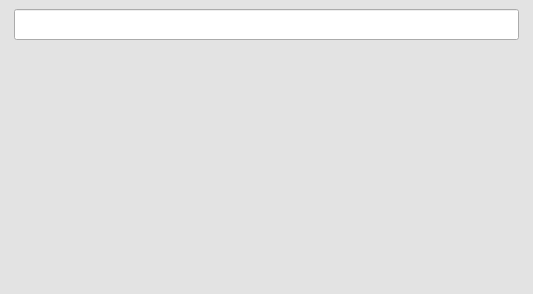
<?xml version="1.0" encoding="UTF-8"?>
<ui version="4.0">
 <class>Vkeybord</class>
 <widget class="QWidget" name="Vkeybord">
  <property name="geometry">
   <rect>
    <x>0</x>
    <y>0</y>
    <width>533</width>
    <height>294</height>
   </rect>
  </property>
  <property name="windowTitle">
   <string>Form</string>
  </property>
  <layout class="QGridLayout" name="gridLayout">
   <property name="leftMargin">
    <number>0</number>
   </property>
   <property name="topMargin">
    <number>0</number>
   </property>
   <property name="rightMargin">
    <number>0</number>
   </property>
   <property name="bottomMargin">
    <number>0</number>
   </property>
   <property name="spacing">
    <number>0</number>
   </property>
   <item row="0" column="0">
    <widget class="QWidget" name="wBg" native="true">
     <property name="styleSheet">
      <string notr="true">QWidget#wBg{background-color: rgb(227, 227, 227);}
</string>
     </property>
     <layout class="QGridLayout" name="gridLayout_2" rowstretch="1,5" rowminimumheight="1,5">
      <property name="spacing">
       <number>0</number>
      </property>
      <item row="0" column="0">
       <widget class="QWidget" name="widget" native="true">
        <property name="sizePolicy">
         <sizepolicy hsizetype="Preferred" vsizetype="Fixed">
          <horstretch>0</horstretch>
          <verstretch>0</verstretch>
         </sizepolicy>
        </property>
        <property name="minimumSize">
         <size>
          <width>0</width>
          <height>20</height>
         </size>
        </property>
        <property name="font">
         <font>
          <pointsize>16</pointsize>
         </font>
        </property>
        <layout class="QGridLayout" name="gridLayout_9">
         <property name="leftMargin">
          <number>5</number>
         </property>
         <property name="topMargin">
          <number>0</number>
         </property>
         <property name="rightMargin">
          <number>5</number>
         </property>
         <property name="bottomMargin">
          <number>0</number>
         </property>
         <property name="spacing">
          <number>0</number>
         </property>
         <item row="0" column="0">
          <widget class="QLineEdit" name="lineEdit">
           <property name="sizePolicy">
            <sizepolicy hsizetype="Minimum" vsizetype="Minimum">
             <horstretch>0</horstretch>
             <verstretch>0</verstretch>
            </sizepolicy>
           </property>
           <property name="font">
            <font>
             <pointsize>14</pointsize>
            </font>
           </property>
          </widget>
         </item>
        </layout>
       </widget>
      </item>
      <item row="1" column="0">
       <widget class="QWidget" name="widget_2" native="true">
        <layout class="QGridLayout" name="gridLayout_8">
         <property name="leftMargin">
          <number>0</number>
         </property>
         <property name="topMargin">
          <number>0</number>
         </property>
         <property name="rightMargin">
          <number>0</number>
         </property>
         <property name="bottomMargin">
          <number>0</number>
         </property>
         <property name="spacing">
          <number>0</number>
         </property>
         <item row="1" column="0">
          <widget class="QWidget" name="wNumber_2" native="true">
           <property name="minimumSize">
            <size>
             <width>0</width>
             <height>0</height>
            </size>
           </property>
           <property name="maximumSize">
            <size>
             <width>16777215</width>
             <height>10000</height>
            </size>
           </property>
           <layout class="QGridLayout" name="gridLayout_4">
            <property name="leftMargin">
             <number>10</number>
            </property>
            <property name="topMargin">
             <number>5</number>
            </property>
            <property name="rightMargin">
             <number>10</number>
            </property>
            <property name="bottomMargin">
             <number>5</number>
            </property>
            <property name="spacing">
             <number>5</number>
            </property>
            <item row="0" column="3">
             <widget class="ItemKey" name="e" native="true">
              <property name="minimumSize">
               <size>
                <width>0</width>
                <height>0</height>
               </size>
              </property>
              <property name="maximumSize">
               <size>
                <width>1000</width>
                <height>16777215</height>
               </size>
              </property>
             </widget>
            </item>
            <item row="0" column="1">
             <widget class="ItemKey" name="q" native="true">
              <property name="minimumSize">
               <size>
                <width>0</width>
                <height>0</height>
               </size>
              </property>
              <property name="maximumSize">
               <size>
                <width>1000</width>
                <height>16777215</height>
               </size>
              </property>
             </widget>
            </item>
            <item row="0" column="4">
             <widget class="ItemKey" name="r" native="true">
              <property name="minimumSize">
               <size>
                <width>0</width>
                <height>0</height>
               </size>
              </property>
              <property name="maximumSize">
               <size>
                <width>1000</width>
                <height>16777215</height>
               </size>
              </property>
             </widget>
            </item>
            <item row="0" column="2">
             <widget class="ItemKey" name="w" native="true">
              <property name="minimumSize">
               <size>
                <width>0</width>
                <height>0</height>
               </size>
              </property>
              <property name="maximumSize">
               <size>
                <width>1000</width>
                <height>16777215</height>
               </size>
              </property>
             </widget>
            </item>
            <item row="0" column="5">
             <widget class="ItemKey" name="t" native="true">
              <property name="minimumSize">
               <size>
                <width>0</width>
                <height>0</height>
               </size>
              </property>
              <property name="maximumSize">
               <size>
                <width>1000</width>
                <height>16777215</height>
               </size>
              </property>
             </widget>
            </item>
            <item row="0" column="6">
             <widget class="ItemKey" name="y" native="true">
              <property name="minimumSize">
               <size>
                <width>0</width>
                <height>0</height>
               </size>
              </property>
              <property name="maximumSize">
               <size>
                <width>1000</width>
                <height>16777215</height>
               </size>
              </property>
             </widget>
            </item>
            <item row="0" column="8">
             <widget class="ItemKey" name="i" native="true">
              <property name="minimumSize">
               <size>
                <width>0</width>
                <height>0</height>
               </size>
              </property>
              <property name="maximumSize">
               <size>
                <width>1000</width>
                <height>16777215</height>
               </size>
              </property>
             </widget>
            </item>
            <item row="0" column="9">
             <widget class="ItemKey" name="o" native="true">
              <property name="minimumSize">
               <size>
                <width>0</width>
                <height>0</height>
               </size>
              </property>
              <property name="maximumSize">
               <size>
                <width>1000</width>
                <height>16777215</height>
               </size>
              </property>
             </widget>
            </item>
            <item row="0" column="10">
             <widget class="ItemKey" name="p" native="true">
              <property name="minimumSize">
               <size>
                <width>0</width>
                <height>0</height>
               </size>
              </property>
              <property name="maximumSize">
               <size>
                <width>1000</width>
                <height>16777215</height>
               </size>
              </property>
             </widget>
            </item>
            <item row="0" column="7">
             <widget class="ItemKey" name="u" native="true">
              <property name="minimumSize">
               <size>
                <width>0</width>
                <height>0</height>
               </size>
              </property>
              <property name="maximumSize">
               <size>
                <width>1000</width>
                <height>16777215</height>
               </size>
              </property>
             </widget>
            </item>
            <item row="0" column="0">
             <spacer name="horizontalSpacer">
              <property name="orientation">
               <enum>Qt::Horizontal</enum>
              </property>
              <property name="sizeType">
               <enum>QSizePolicy::Minimum</enum>
              </property>
              <property name="sizeHint" stdset="0">
               <size>
                <width>5</width>
                <height>20</height>
               </size>
              </property>
             </spacer>
            </item>
            <item row="0" column="11">
             <spacer name="horizontalSpacer_2">
              <property name="orientation">
               <enum>Qt::Horizontal</enum>
              </property>
              <property name="sizeType">
               <enum>QSizePolicy::Minimum</enum>
              </property>
              <property name="sizeHint" stdset="0">
               <size>
                <width>5</width>
                <height>20</height>
               </size>
              </property>
             </spacer>
            </item>
           </layout>
          </widget>
         </item>
         <item row="2" column="0">
          <widget class="QWidget" name="wNumber_3" native="true">
           <property name="minimumSize">
            <size>
             <width>0</width>
             <height>0</height>
            </size>
           </property>
           <property name="maximumSize">
            <size>
             <width>16777215</width>
             <height>10000</height>
            </size>
           </property>
           <layout class="QGridLayout" name="gridLayout_5" columnstretch="1,2,2,2,2,2,2,2,2,2,1" columnminimumwidth="1,2,2,2,2,2,2,2,2,2,1">
            <property name="leftMargin">
             <number>10</number>
            </property>
            <property name="topMargin">
             <number>5</number>
            </property>
            <property name="rightMargin">
             <number>10</number>
            </property>
            <property name="bottomMargin">
             <number>5</number>
            </property>
            <property name="spacing">
             <number>5</number>
            </property>
            <item row="0" column="2">
             <widget class="ItemKey" name="s" native="true">
              <property name="minimumSize">
               <size>
                <width>0</width>
                <height>0</height>
               </size>
              </property>
              <property name="maximumSize">
               <size>
                <width>10000</width>
                <height>16777215</height>
               </size>
              </property>
             </widget>
            </item>
            <item row="0" column="0">
             <spacer name="horizontalSpacer_3">
              <property name="orientation">
               <enum>Qt::Horizontal</enum>
              </property>
              <property name="sizeType">
               <enum>QSizePolicy::Minimum</enum>
              </property>
              <property name="sizeHint" stdset="0">
               <size>
                <width>10</width>
                <height>20</height>
               </size>
              </property>
             </spacer>
            </item>
            <item row="0" column="4">
             <widget class="ItemKey" name="f" native="true">
              <property name="minimumSize">
               <size>
                <width>0</width>
                <height>0</height>
               </size>
              </property>
              <property name="maximumSize">
               <size>
                <width>1000</width>
                <height>16777215</height>
               </size>
              </property>
             </widget>
            </item>
            <item row="0" column="5">
             <widget class="ItemKey" name="g" native="true">
              <property name="minimumSize">
               <size>
                <width>0</width>
                <height>0</height>
               </size>
              </property>
              <property name="maximumSize">
               <size>
                <width>1000</width>
                <height>16777215</height>
               </size>
              </property>
             </widget>
            </item>
            <item row="0" column="6">
             <widget class="ItemKey" name="h" native="true">
              <property name="minimumSize">
               <size>
                <width>0</width>
                <height>0</height>
               </size>
              </property>
              <property name="maximumSize">
               <size>
                <width>1000</width>
                <height>16777215</height>
               </size>
              </property>
             </widget>
            </item>
            <item row="0" column="7">
             <widget class="ItemKey" name="j" native="true">
              <property name="minimumSize">
               <size>
                <width>0</width>
                <height>0</height>
               </size>
              </property>
              <property name="maximumSize">
               <size>
                <width>1000</width>
                <height>16777215</height>
               </size>
              </property>
             </widget>
            </item>
            <item row="0" column="8">
             <widget class="ItemKey" name="k" native="true">
              <property name="minimumSize">
               <size>
                <width>0</width>
                <height>0</height>
               </size>
              </property>
              <property name="maximumSize">
               <size>
                <width>1000</width>
                <height>16777215</height>
               </size>
              </property>
             </widget>
            </item>
            <item row="0" column="3">
             <widget class="ItemKey" name="d" native="true">
              <property name="minimumSize">
               <size>
                <width>0</width>
                <height>0</height>
               </size>
              </property>
              <property name="maximumSize">
               <size>
                <width>10000</width>
                <height>16777215</height>
               </size>
              </property>
             </widget>
            </item>
            <item row="0" column="9">
             <widget class="ItemKey" name="l" native="true">
              <property name="minimumSize">
               <size>
                <width>0</width>
                <height>0</height>
               </size>
              </property>
              <property name="maximumSize">
               <size>
                <width>1000</width>
                <height>16777215</height>
               </size>
              </property>
             </widget>
            </item>
            <item row="0" column="10">
             <spacer name="horizontalSpacer_4">
              <property name="orientation">
               <enum>Qt::Horizontal</enum>
              </property>
              <property name="sizeType">
               <enum>QSizePolicy::Minimum</enum>
              </property>
              <property name="sizeHint" stdset="0">
               <size>
                <width>10</width>
                <height>20</height>
               </size>
              </property>
             </spacer>
            </item>
            <item row="0" column="1">
             <widget class="ItemKey" name="a" native="true">
              <property name="minimumSize">
               <size>
                <width>0</width>
                <height>0</height>
               </size>
              </property>
              <property name="maximumSize">
               <size>
                <width>1000</width>
                <height>16777215</height>
               </size>
              </property>
             </widget>
            </item>
           </layout>
          </widget>
         </item>
         <item row="0" column="0">
          <widget class="QWidget" name="wNumber" native="true">
           <property name="minimumSize">
            <size>
             <width>0</width>
             <height>0</height>
            </size>
           </property>
           <property name="maximumSize">
            <size>
             <width>16777215</width>
             <height>10000</height>
            </size>
           </property>
           <layout class="QGridLayout" name="gridLayout_3" columnstretch="2,2,2,2,2,2,2,2,2,2">
            <property name="leftMargin">
             <number>5</number>
            </property>
            <property name="topMargin">
             <number>5</number>
            </property>
            <property name="rightMargin">
             <number>5</number>
            </property>
            <property name="bottomMargin">
             <number>5</number>
            </property>
            <property name="spacing">
             <number>5</number>
            </property>
            <item row="0" column="0">
             <widget class="ItemKey" name="btn1" native="true">
              <property name="maximumSize">
               <size>
                <width>1000</width>
                <height>1000</height>
               </size>
              </property>
             </widget>
            </item>
            <item row="0" column="1">
             <widget class="ItemKey" name="btn2" native="true">
              <property name="maximumSize">
               <size>
                <width>1000</width>
                <height>16777215</height>
               </size>
              </property>
             </widget>
            </item>
            <item row="0" column="2">
             <widget class="ItemKey" name="btn3" native="true"/>
            </item>
            <item row="0" column="3">
             <widget class="ItemKey" name="btn4" native="true"/>
            </item>
            <item row="0" column="4">
             <widget class="ItemKey" name="btn5" native="true"/>
            </item>
            <item row="0" column="5">
             <widget class="ItemKey" name="btn6" native="true"/>
            </item>
            <item row="0" column="6">
             <widget class="ItemKey" name="btn7" native="true"/>
            </item>
            <item row="0" column="7">
             <widget class="ItemKey" name="btn8" native="true"/>
            </item>
            <item row="0" column="8">
             <widget class="ItemKey" name="btn9" native="true"/>
            </item>
            <item row="0" column="9">
             <widget class="ItemKey" name="btn0" native="true"/>
            </item>
           </layout>
          </widget>
         </item>
         <item row="3" column="0">
          <widget class="QWidget" name="wNumber_4" native="true">
           <property name="minimumSize">
            <size>
             <width>0</width>
             <height>0</height>
            </size>
           </property>
           <property name="maximumSize">
            <size>
             <width>16777215</width>
             <height>10000</height>
            </size>
           </property>
           <layout class="QGridLayout" name="gridLayout_6" columnstretch="3,2,2,2,2,2,2,2,3">
            <property name="leftMargin">
             <number>10</number>
            </property>
            <property name="topMargin">
             <number>5</number>
            </property>
            <property name="rightMargin">
             <number>10</number>
            </property>
            <property name="bottomMargin">
             <number>5</number>
            </property>
            <property name="spacing">
             <number>5</number>
            </property>
            <item row="0" column="7">
             <widget class="ItemKey" name="m" native="true">
              <property name="minimumSize">
               <size>
                <width>0</width>
                <height>0</height>
               </size>
              </property>
              <property name="maximumSize">
               <size>
                <width>1000</width>
                <height>16777215</height>
               </size>
              </property>
             </widget>
            </item>
            <item row="0" column="8">
             <widget class="ItemKey" name="back" native="true">
              <property name="minimumSize">
               <size>
                <width>0</width>
                <height>0</height>
               </size>
              </property>
              <property name="maximumSize">
               <size>
                <width>1000</width>
                <height>16777215</height>
               </size>
              </property>
              <property name="font">
               <font>
                <pointsize>9</pointsize>
               </font>
              </property>
             </widget>
            </item>
            <item row="0" column="1">
             <widget class="ItemKey" name="z" native="true">
              <property name="minimumSize">
               <size>
                <width>0</width>
                <height>0</height>
               </size>
              </property>
              <property name="maximumSize">
               <size>
                <width>1000</width>
                <height>16777215</height>
               </size>
              </property>
             </widget>
            </item>
            <item row="0" column="0">
             <widget class="ItemKey" name="shift" native="true">
              <property name="minimumSize">
               <size>
                <width>0</width>
                <height>0</height>
               </size>
              </property>
             </widget>
            </item>
            <item row="0" column="2">
             <widget class="ItemKey" name="x" native="true">
              <property name="minimumSize">
               <size>
                <width>0</width>
                <height>0</height>
               </size>
              </property>
              <property name="maximumSize">
               <size>
                <width>1000</width>
                <height>16777215</height>
               </size>
              </property>
             </widget>
            </item>
            <item row="0" column="6">
             <widget class="ItemKey" name="n" native="true">
              <property name="minimumSize">
               <size>
                <width>0</width>
                <height>0</height>
               </size>
              </property>
              <property name="maximumSize">
               <size>
                <width>1000</width>
                <height>16777215</height>
               </size>
              </property>
             </widget>
            </item>
            <item row="0" column="5">
             <widget class="ItemKey" name="b" native="true">
              <property name="minimumSize">
               <size>
                <width>0</width>
                <height>0</height>
               </size>
              </property>
              <property name="maximumSize">
               <size>
                <width>1000</width>
                <height>16777215</height>
               </size>
              </property>
             </widget>
            </item>
            <item row="0" column="3">
             <widget class="ItemKey" name="c" native="true">
              <property name="minimumSize">
               <size>
                <width>0</width>
                <height>0</height>
               </size>
              </property>
              <property name="maximumSize">
               <size>
                <width>1000</width>
                <height>16777215</height>
               </size>
              </property>
             </widget>
            </item>
            <item row="0" column="4">
             <widget class="ItemKey" name="v" native="true">
              <property name="minimumSize">
               <size>
                <width>0</width>
                <height>0</height>
               </size>
              </property>
              <property name="maximumSize">
               <size>
                <width>1000</width>
                <height>16777215</height>
               </size>
              </property>
             </widget>
            </item>
           </layout>
          </widget>
         </item>
         <item row="4" column="0">
          <widget class="QWidget" name="wNumber_5" native="true">
           <property name="minimumSize">
            <size>
             <width>0</width>
             <height>0</height>
            </size>
           </property>
           <property name="maximumSize">
            <size>
             <width>16777215</width>
             <height>10000</height>
            </size>
           </property>
           <layout class="QGridLayout" name="gridLayout_14">
            <property name="leftMargin">
             <number>0</number>
            </property>
            <property name="topMargin">
             <number>0</number>
            </property>
            <property name="rightMargin">
             <number>0</number>
            </property>
            <property name="bottomMargin">
             <number>0</number>
            </property>
            <property name="spacing">
             <number>0</number>
            </property>
            <item row="0" column="0">
             <widget class="ItemKey" name="close" native="true">
              <property name="sizePolicy">
               <sizepolicy hsizetype="Maximum" vsizetype="Preferred">
                <horstretch>0</horstretch>
                <verstretch>0</verstretch>
               </sizepolicy>
              </property>
              <property name="minimumSize">
               <size>
                <width>40</width>
                <height>0</height>
               </size>
              </property>
             </widget>
            </item>
            <item row="0" column="1">
             <widget class="QWidget" name="widget_6" native="true">
              <layout class="QGridLayout" name="gridLayout_7">
               <property name="leftMargin">
                <number>0</number>
               </property>
               <property name="topMargin">
                <number>0</number>
               </property>
               <property name="rightMargin">
                <number>0</number>
               </property>
               <property name="bottomMargin">
                <number>0</number>
               </property>
               <property name="spacing">
                <number>0</number>
               </property>
               <item row="0" column="0">
                <widget class="ItemKey" name="space" native="true"/>
               </item>
              </layout>
             </widget>
            </item>
            <item row="0" column="2">
             <widget class="QWidget" name="end2" native="true">
              <property name="minimumSize">
               <size>
                <width>100</width>
                <height>0</height>
               </size>
              </property>
              <layout class="QGridLayout" name="gridLayout_13">
               <property name="leftMargin">
                <number>4</number>
               </property>
               <property name="topMargin">
                <number>4</number>
               </property>
               <property name="rightMargin">
                <number>4</number>
               </property>
               <property name="bottomMargin">
                <number>4</number>
               </property>
               <property name="spacing">
                <number>0</number>
               </property>
               <item row="0" column="0">
                <widget class="ItemKey" name="mouse" native="true">
                 <property name="sizePolicy">
                  <sizepolicy hsizetype="Minimum" vsizetype="Minimum">
                   <horstretch>0</horstretch>
                   <verstretch>0</verstretch>
                  </sizepolicy>
                 </property>
                </widget>
               </item>
               <item row="0" column="1">
                <widget class="ItemKey" name="end" native="true">
                 <property name="sizePolicy">
                  <sizepolicy hsizetype="Minimum" vsizetype="Minimum">
                   <horstretch>0</horstretch>
                   <verstretch>0</verstretch>
                  </sizepolicy>
                 </property>
                </widget>
               </item>
               <item row="0" column="2">
                <widget class="ItemKey" name="add" native="true">
                 <property name="sizePolicy">
                  <sizepolicy hsizetype="Minimum" vsizetype="Minimum">
                   <horstretch>0</horstretch>
                   <verstretch>0</verstretch>
                  </sizepolicy>
                 </property>
                </widget>
               </item>
               <item row="0" column="3">
                <widget class="ItemKey" name="sub" native="true">
                 <property name="sizePolicy">
                  <sizepolicy hsizetype="Minimum" vsizetype="Minimum">
                   <horstretch>0</horstretch>
                   <verstretch>0</verstretch>
                  </sizepolicy>
                 </property>
                </widget>
               </item>
               <item row="0" column="4">
                <widget class="ItemKey" name="slice" native="true">
                 <property name="sizePolicy">
                  <sizepolicy hsizetype="Minimum" vsizetype="Minimum">
                   <horstretch>0</horstretch>
                   <verstretch>0</verstretch>
                  </sizepolicy>
                 </property>
                </widget>
               </item>
              </layout>
             </widget>
            </item>
            <item row="0" column="3">
             <widget class="ItemKey" name="enter" native="true">
              <property name="minimumSize">
               <size>
                <width>0</width>
                <height>0</height>
               </size>
              </property>
             </widget>
            </item>
           </layout>
          </widget>
         </item>
        </layout>
       </widget>
      </item>
     </layout>
    </widget>
   </item>
  </layout>
 </widget>
 <customwidgets>
  <customwidget>
   <class>ItemKey</class>
   <extends>QWidget</extends>
   <header>ItemKey.h</header>
   <container>1</container>
  </customwidget>
 </customwidgets>
 <resources/>
 <connections/>
</ui>
